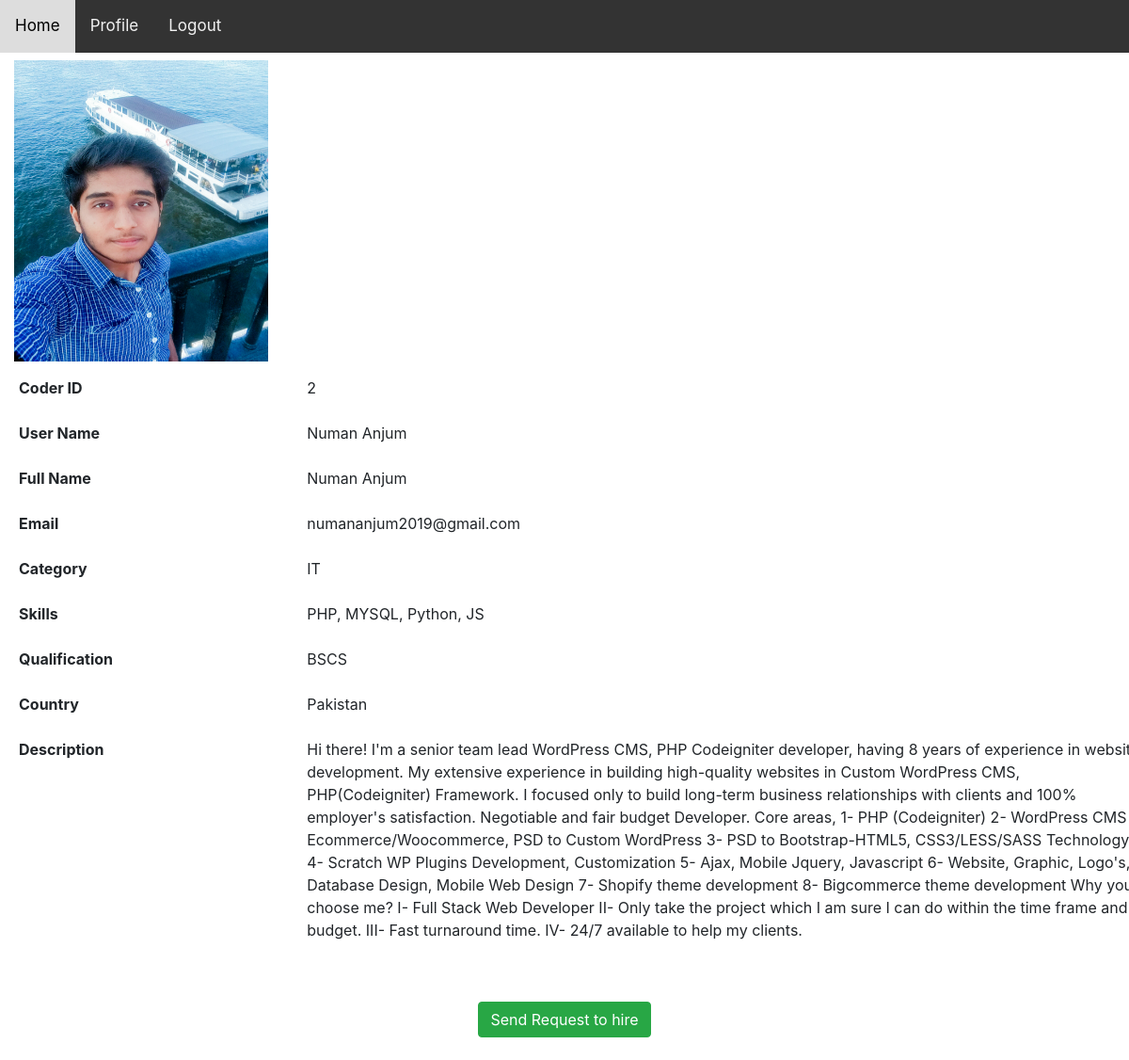
Page /client/coderprofileforclient.php?CoderUserName=Numan Anjum (signed in) on the earlier database version.
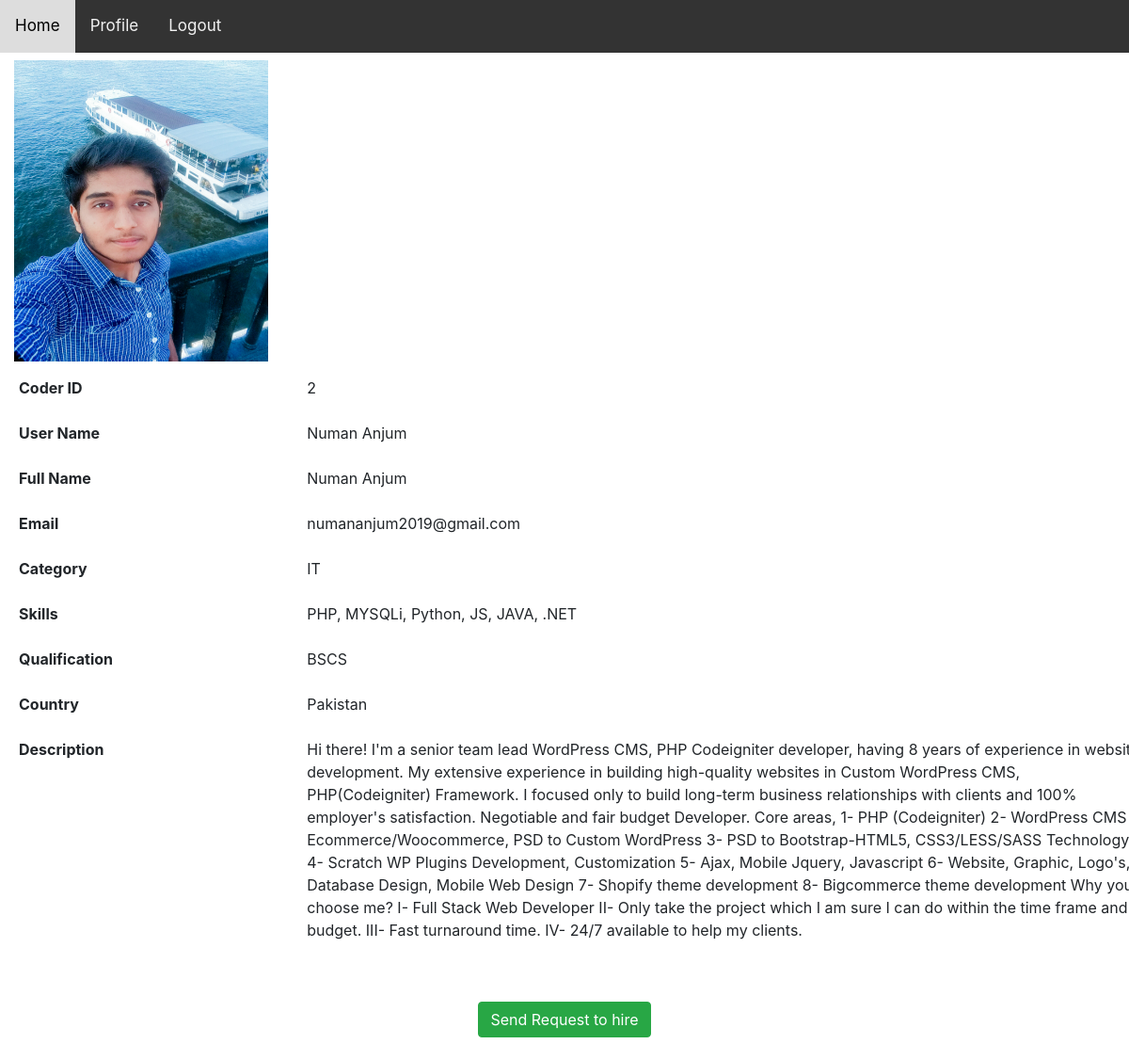
Same page on the later database version.
### tables this page shows
CREATE TABLE IF NOT EXISTS `coderprofiles` (
`CoderID` int(12) NOT NULL,
  `CoderName` varchar(25) NOT NULL,
  `Category` varchar(25) NOT NULL,
  `Skills` varchar(200) DEFAULT NULL,
  `CoderUserName` varchar(25) DEFAULT NULL,
  `CoderCountry` varchar(20) DEFAULT NULL,
  `CoderEmail` varchar(40) DEFAULT NULL,
  `CoderDescription` varchar(1000) DEFAULT NULL,
  `Qualification` varchar(100) DEFAULT NULL,
  `image` varchar(1000) NOT NULL
);

### client/coderprofileforclient.php (the view, shortened to what this page needs)
<?php
require_once("clientheader.php");
require_once("../connection.php");
    $CoderUserName = $_GET['CoderUserName'];
    $query = " SELECT * FROM coderprofiles WHERE CoderUserName = '".$CoderUserName."' ";
    $result = mysqli_query($conn,$query);
        if (mysqli_num_rows($result) > 0) {
          while($row=mysqli_fetch_assoc($result))
          {
            echo '<div class="col-lg-5 mt-2">
            <img src="../coder/uploads/'.$row['image'].'" alt="Unable to Load" height=320" width="270">
        </div> ';
          $userID = $row['CoderID'];
          $codername = $row['CoderName'];
          $email = $row['CoderEmail'];
          $username = $row['CoderUserName'];
          $codercountry = $row['CoderCountry'];
          $coderdescription = $row['CoderDescription'];
          $codercategory= $row['Category'];
          $coderskills= $row['Skills'];
          $coderqualification = $row['Qualification'];
      }
    }
?>
<html>
<head>
        <link rel="stylesheet" type="text/css" href="../CSS/style.css">
        <link rel="stylesheet" a href="../CSS/bootstrap.css"/>
</head>
<body>
<div class="row" style="padding-left:35px;">
<dl class="row">
  <dt class="col-sm-3 mt-3">Coder ID</dt>
  <dd class="col-sm-9 mt-3"><p><?php echo $userID; ?></p></dd>
  <dt class="col-sm-3">User Name</dt>
  <dd class="col-sm-9"><p><?php echo $username; ?></p></dd>
  <dt class="col-sm-3">Full Name</dt>
  <dd class="col-sm-9"><p><?php echo $codername;?><p></dd>
  <dt class="col-sm-3 ">Email</dt>
  <dd class="col-sm-9"><p><?php echo $email;?><p></dd>
  <dt class="col-sm-3">Category</dt>
  <dd class="col-sm-9"><p><?php echo $codercategory; ?></p></dd>
  <dt class="col-sm-3 ">Skills</dt>
  <dd class="col-sm-9"><p><?php echo $coderskills;?><p></dd>
  <dt class="col-sm-3">Qualification</dt>
  <dd class="col-sm-9"><p><?php echo $coderqualification;?><p></dd>
  <dt class="col-sm-3">Country</dt>
  <dd class="col-sm-9"><p><?php echo $codercountry;?><p></dd>
  <dt class="col-sm-3">Description</dt>
  <dd class="col-sm-9"><p><?php echo $coderdescription;?><p></dd>
</dl>
</div>
<br>
<div align="center">
<a href='request.php?CoderID=<?php echo $userID;?>' class="btn btn-success">Send Request to hire</a>
</div>
<br>
</body>
</html>

Differences in the rows shown:
changed coderprofiles "Numan Anjum": Skills "PHP, MYSQL, Python, JS" → "PHP, MYSQLi, Python, JS, JAVA, .NET"
